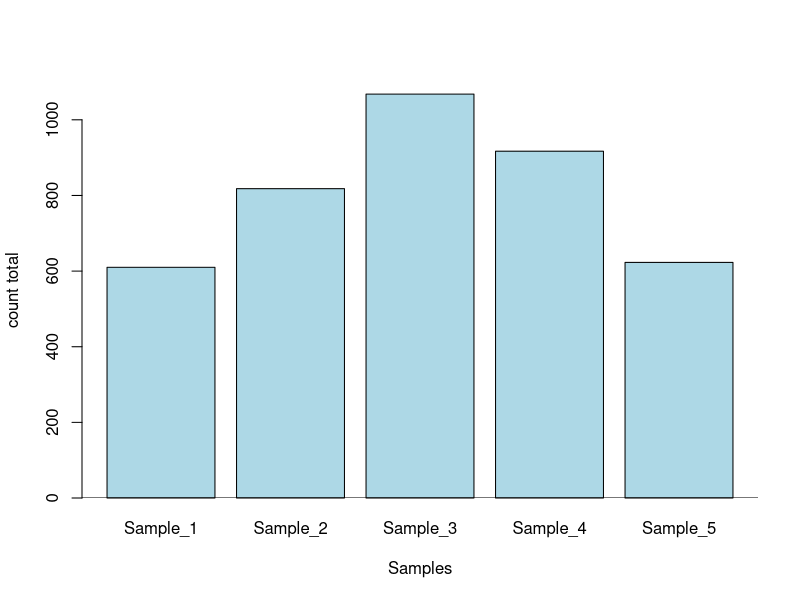

Recreate this plot in R.
## ---- chunk 1
##setting the final output format
knitr::opts_chunk$set(
  echo = TRUE,
  message = FALSE,
  warning = FALSE,
  fig.width = 8,
  fig.height = 5
)
## ---- chunk 2
##creating the dataset as a matrix and assigning it to an object called data.

data <- matrix(c(100, 180, 50, 80, 60, 140, 230, 110, 110, 170, 62, 136, 320, 65, 195,
                 280, 65, 143, 270, 85, 140, 220, 63, 139, 110, 190, 55, 75, 58, 135),
               ncol = 5, 
               nrow = 6,
               dimnames = list(c("STAT1", "IFIT3", "ISG15", "GBP5", "ALAS2", "RPL13A"),
                              paste0("Sample", "_", 1:5)))


##creating a metadata for the dataset
metadata <- data.frame(Sample = paste0("Sample", "_", 1:5),
                       Health_status = c("Healthy", "TB", "TB", "TB", "Healthy"))

## ---- chunk 3
##inspecting the dimensions, column and row names, type and class of data and structure of data
dim(data); dim(metadata)
nrow(data); nrow(metadata)
ncol(data); ncol(metadata)
colnames(data); colnames(metadata)
rownames(data); rownames(metadata)
typeof(data); typeof(metadata)
class(data); class(metadata)
str(data); str(metadata)
## ---- chunk 4

##computing per-gene mean
gene_mean <- apply(data, 1, mean)    # 1 applies function to all rows of the data

##computing per-gene sd
gene_sd <- apply(data, 1, sd)

##sorting the per-gene mean in decreasing order by the per-gene variance
variable_gene <- sort_by(gene_mean, gene_sd, decreasing = TRUE)

##determining the top 2 most variable gene
names(variable_gene[1:2])
## ---- chunk 5
##computing per-sample sum
sample_sum <- colSums(data)

##determining the sample with the highest sample size
sample_sum[which.max(sample_sum)]
## ---- chunk 6

##computing health condition as factor
factor <- as.factor(metadata$Health_status)

##using tapply to compute the mean expression count of each gene by factor
STAT1 <- tapply(data["STAT1", ], factor, mean)
IFIT3 <- tapply(data["IFIT3", ], factor, mean)
ISG15 <- tapply(data["ISG15", ], factor, mean)
GBP5 <- tapply(data[ "GBP5", ], factor, mean)
ALAS2 <- tapply(data["ALAS2", ], factor, mean)
RPL13A <- tapply(data["RPL13A", ], factor, mean)

##combining all values for each gene to a table
gene_by_con <- rbind(STAT1, IFIT3, ISG15, GBP5, ALAS2, RPL13A)

##rounding up the mean to one decimal place
gene_by_con <- round(gene_by_con, 1)

gene_by_con

## ---- chunk 7
##listing up-regulated genes in TB
up_gene <- rownames(gene_by_con)[ gene_by_con[, "TB"] > 
                                    gene_by_con[, "Healthy"] ]

up_gene
## ---- chunk 8

##dividing the TB mean by Healthy mean 
fold_change <- gene_by_con[, "TB"] / gene_by_con[, "Healthy"]


##top-regulated genes
top_fold_change <- names(fold_change[fold_change < 1 | fold_change > 1.1])

top_fold_change

## ---- chunk 9
##recall that total count was stored in an object called sample_sum
sample_sum

##computing the median of overall total median per sample
sample_median <- median(sample_sum)

##Identifying sample that is high load and adding it to a new column in metadata
metadata$TB_Load <- ifelse(sample_sum > sample_median, "Highload", "Normal")

##extracting samples that are highload
metadata$Sample[which(metadata$TB_Load == "Highload")]

## ---- chunk 10
##recall that computed mean per gene was stored in a object called gene_mean
gene_mean

##Creating a row-standardized version of counts
data_standardized <- sweep(data, 1, gene_mean, "-")

data_standardized
## ---- chunk 11
##creating a list called rna_seq
rna_seq <- list(count = data,
                sample = metadata)


##extracting only TB samples from metadata
TB_samples <- rna_seq$sample$Sample[rna_seq$sample$Health_status == "TB" ]

##extracting the expression counts of only TB samples for gene 3
gene3_TB_counts <- rna_seq$count[3, TB_samples]

##computing the mean for the expression counts
gene3_TB_mean <- round(mean(gene3_TB_counts), 1)

gene3_TB_mean

## ---- chunk 12
##checking which gene has the highest value in count
max_gene <- rownames(which(data == max(data), arr.ind = TRUE))

max_gene

## ---- chunk 13
##extracting healthy from metadata (recall TB samples have been extracted previously)

Healthy_samples <- rna_seq$sample$Sample[rna_seq$sample$Health_status == "Healthy" ]

##finding the sum of all expression counts for both group

All_TB_counts <- sum(rna_seq$count[, TB_samples])

All_healthy_counts <- sum(rna_seq$count[, Healthy_samples])

All_healthy_counts ; All_TB_counts

## ---- chunk 14
##filtering out counts less than 5 and storing in an object low_count
low_count <- data[data < 5]

## creating a filtered dataset where all reads < 5 are changed to 0
data_filtered <- data
data_filtered[low_count] <- 0

##checking how many entries changed
which(data_filtered == 0)

## ---- chunk 15
##computing per-gene mean for using filtered data
new_gene_mean <- apply(data_filtered, 1, mean)


##checking if the new gene mean is the same as the previous mean
gene_mean == new_gene_mean

## ---- chunk 16
##recall health condition as factor was stored in an object called factor
factor

##reordering samples in metadata by condition
order <- metadata$Sample[order(factor)]

##reordering data by new order
new_data <- data[, order]

new_data
## ---- chunk 17
##computing range of counts for each gene
range <- apply(data, 1, function(x) {
  max(x) - min(x)
})


##checking which gene is the most dynamic
max(range) ; names(which.max(range))
## ---- chunk 18
##recall that total counts has been stored as sample_sum
barplot(sample_sum, 
        ylab = "count total", 
        xlab = "Samples",
        col = "lightblue",
        ylim = c(0, 1100))

abline(h = 0, col = "black")
## ---- chunk 19
##renaming gene 2 to Gene2A
rownames(data_filtered)[2] <- "Gene2A"
## ---- chunk 20
##Identifying which gene has the lowest mean
which.min(gene_mean)


##removing the counts for the gene with the lowest mean
data_filtered <- data_filtered[-5, ]
 

data_filtered
